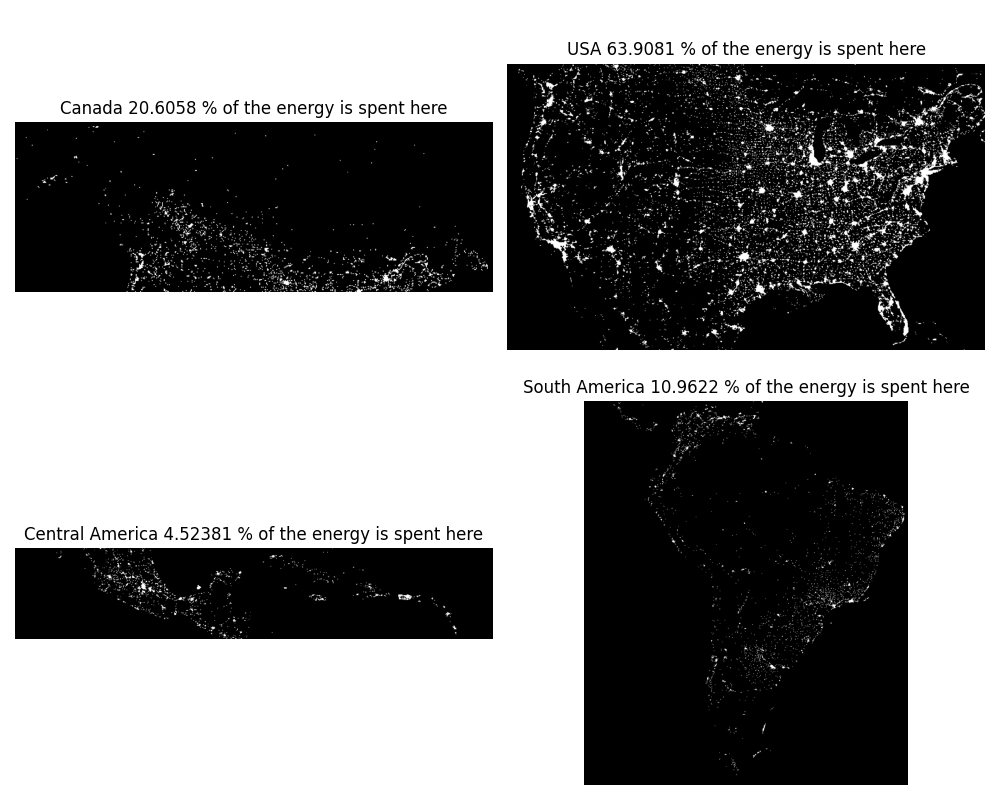

Generate this figure with Python:
import os
import numpy as np
import matplotlib.pyplot as plt
from skimage.io import imread

print('Running Figure1224 (Americas at night ratios)...')

# Data
base_dir = '/Users/michelkocher/michel/Data/DIP-DIPUM/DIP'
Names = ['americas-at-night1', 'americas-at-night2', 'americas-at-night3', 'americas-at-night4']
OtherNames = ['Canada', 'USA', 'Central America', 'South America']

f = []
X1 = []
X2 = []
Total = 0

for name in Names:
    path = os.path.join(base_dir, f'{name}.tif')
    img = imread(path)
    if img.ndim == 3:
        img = img[:, :, 0]
    f.append(img)

    x1, x2 = np.where(img != 0)  # Light is there
    X1.append(x1)
    X2.append(x2)
    Total += x1.size

# Ratio
Ratio = np.zeros(len(Names), dtype=float)
for i in range(len(Names)):
    Ratio[i] = X1[i].size / Total if Total > 0 else 0.0

# Display
fig, ax = plt.subplots(2, 2, figsize=(10, 8))
ax = ax.ravel()

for i in range(len(Names)):
    ax[i].imshow(f[i], cmap='gray')
    ax[i].set_title(f"{OtherNames[i]} {100*Ratio[i]:.6g} % of the energy is spent here")
    ax[i].axis('off')

fig.tight_layout()
fig.savefig('Figure1224.png')

print('Saved Figure1224.png')
plt.show()
